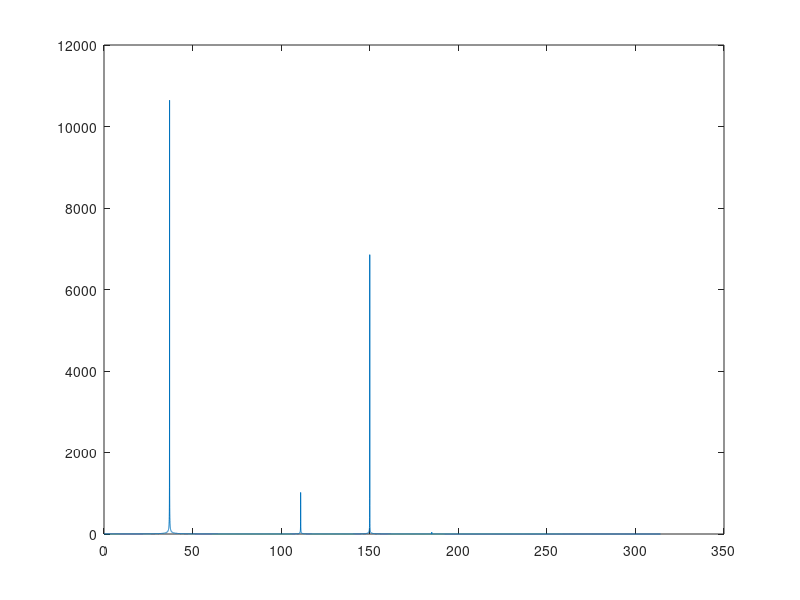
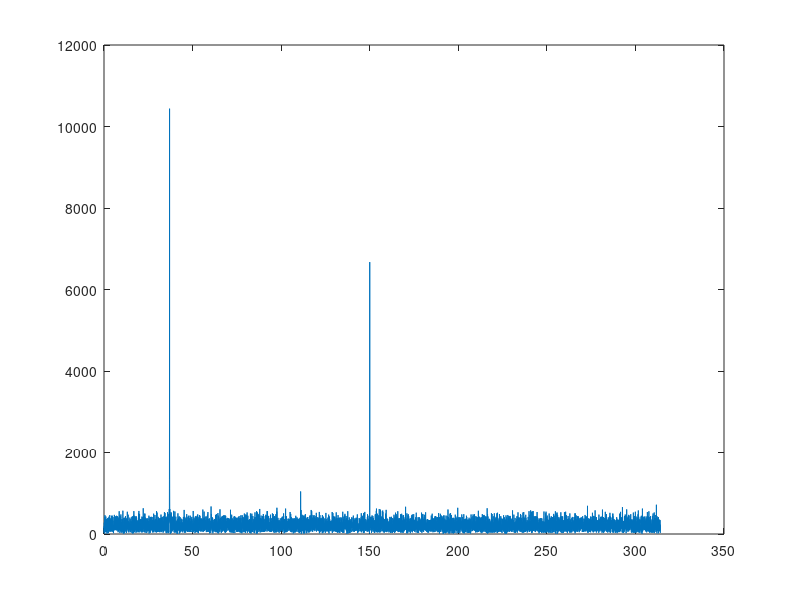

Write the MATLAB code that produced these figures, in order.
function task2
dt=0.01;
W=2*pi/dt;
N=10000;
dw=W/(2*N);
t=(0:2*N)*dt;

w1=37; w2=150;
A1=1; A2=0.7;

x=A1*f1(w1*t)+A2*f2(w2*t);
y=x+(A1+A2)*randn(size(t));
w=dw*(0:N-1);

X=fft(x);
figure; plot(w,abs(X(1:N)));

Y=fft(y);
figure; plot(w,abs(Y(1:N)));
end

function x=f1(t)
   x=sin((pi/2) * sin(t));
end

function x=f2(t)
   x=cos(t);
end